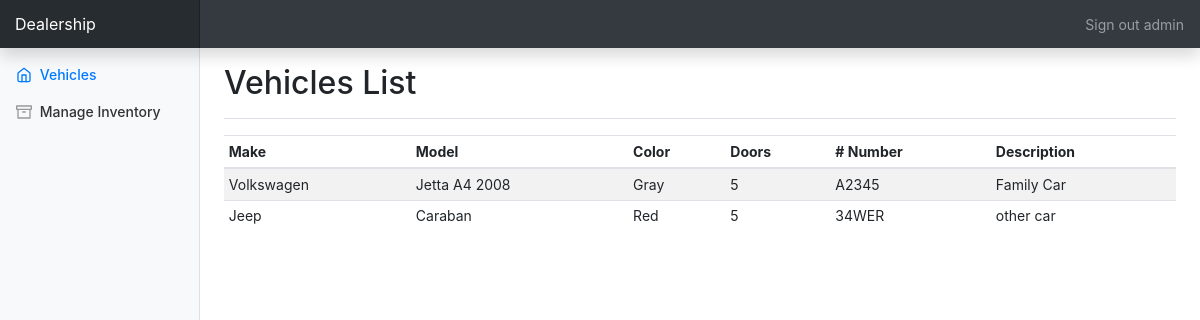
Screenshot of /vehicles/ (signed in) with the database file from the repository.
### VehicleInventory/models.py (models this page shows, shortened)
class Vehicle(models.Model):
    vehicle_make = models.CharField(
            verbose_name='Make',
            blank=False,
            null = True,
            max_length=300
    )
    vehicle_model = models.CharField(
            verbose_name='Model',
            blank=False,
            null = True,
            max_length=300
    )
    description = models.TextField(
            blank=False,
            null = True,
    )
    color = models.CharField(
            blank=False,
            null = True,
            max_length=300
    )
    doors = models.PositiveSmallIntegerField(
            blank=False,
            null = False,
            default=2
    )
    lot_number = models.CharField(
            verbose_name='Lot #',
            blank=False,
            null = True,
            max_length=300
    )
    creation_date = models.DateTimeField(
        auto_now_add=True
    )
    class Meta:
        verbose_name = "Vehicle"
        verbose_name_plural = "Vehicles"

### VehicleInventory/views.py (the view)
# urls.py: url(r'^vehicles/', include(vehicleinventory_urls)),
@login_required
def vehicles(request):
    context = {}
    context["vehicles"] = Vehicle.objects.all().order_by('-creation_date')
    return render(request, 'vehicles.html', context)

### VehicleInventory/templates/vehicles.html (shortened to what this page needs)
{% extends "base_bootstrap.html" %}
{% block title_section %}
<h1 class="h2">Vehicles List</h1>
{% endblock %}
{% block section %}
	{% if vehicles %}
          <div class="table-responsive">
            <table class="table table-striped table-sm">
              <thead>
                <tr>
                  <th>Make</th>
                  <th>Model</th>
                  <th>Color</th>
                  <th>Doors</th>
                  <th># Number</th>
        				  <th>Description</th>
                </tr>
              </thead>
              <tbody>
              	{% for vehicle in vehicles %}
                <tr>
                  <td>{{vehicle.vehicle_make}}</td>
                  <td>{{vehicle.vehicle_model}}</td>
                  <td>{{vehicle.color}}</td>
                  <td>{{vehicle.doors}}</td>
                  <td>{{vehicle.lot_number}}</td>
                  <td>{{vehicle.description}}</td>
                </tr>
                {% endfor %}
              </tbody>
            </table>
          </div>
	{% else %}
		None vehicle
	{% endif %}
{% endblock %}

### VehicleInventory/templates/base_bootstrap.html (shortened to what this page needs)
{% load static %}
<!doctype html>
<html lang="en">
  <head>
    <link rel="stylesheet" href="{% static 'bootstrap/4.1.3/css/bootstrap.min.css' %}" >
    <link href="{% static 'css/temporal.css' %}" rel="stylesheet">
  </head>
  <body>
    <nav class="navbar navbar-dark fixed-top bg-dark flex-md-nowrap p-0 shadow">
      <a class="navbar-brand col-sm-3 col-md-2 mr-0" href="{% url 'vehicles' %}">Dealership</a>
      <ul class="navbar-nav px-3">
        <li class="nav-item text-nowrap">
          {% if request.user.is_authenticated %}<a class="nav-link" href="{% url 'logout' %}">Sign out {{ request.user.username }}</a>{% endif %}
        </li>
      </ul>
    </nav>
 <div class="container-fluid">
      <div class="row">
        <nav class="col-md-2 d-none d-md-block bg-light sidebar">
          <div class="sidebar-sticky">
            {% block items_menu_left  %}
            <ul class="nav flex-column">
              <li class="nav-item">
                <a class="nav-link active" href="{% url 'vehicles' %}">
                  <span data-feather="home"></span>
                  Vehicles
                </a>
              </li>
              <li class="nav-item">
                <a class="nav-link" href="/admin/VehicleInventory/vehicle/">
                  <span data-feather="archive"></span>
                  Manage Inventory
                </a>
              </li>
            </ul>
            {% endblock %}
          </div>
        </nav>
        <main role="main" class="col-md-9 ml-sm-auto col-lg-10 px-4">
          <div class="d-flex justify-content-between flex-wrap flex-md-nowrap align-items-center pt-3 pb-2 mb-3 border-bottom">
            {% block title_section %}{% endblock %}
          </div>
          {% block section %}
          {% endblock %}
        </main>
      </div>
    </div>
  </body>
</html>

### VehicleInventory/static/css/temporal.css (style rules this page uses)
body { font-size: .875rem; }
.feather { width: 16px; height: 16px; vertical-align: text-bottom; }
.sidebar { position: fixed; top: 0; bottom: 0; left: 0; z-index: 100; padding: 48px 0 0; box-shadow: inset -1px 0 0 rgba(0, 0, 0, .1); }
.sidebar-sticky { position: relative; top: 0; height: calc(100vh - 48px); padding-top: .5rem; overflow-x: hidden; overflow-y: auto; }
.sidebar .nav-link { font-weight: 500; color: #333; }
.sidebar .nav-link .feather { margin-right: 4px; color: #999; }
.sidebar .nav-link.active { color: #007bff; }
.sidebar .nav-link:hover .feather, .sidebar .nav-link.active .feather { color: inherit; }
[role="main"] { padding-top: 48px; }
.navbar-brand { padding-top: .75rem; padding-bottom: .75rem; font-size: 1rem; background-color: rgba(0, 0, 0, .25); box-shadow: inset -1px 0 0 rgba(0, 0, 0, .25); }

### rows the page displays
Vehicle: vehicle_make "Volkswagen", vehicle_model "Jetta A4 2008", color "Gray", doors "5", lot_number "A2345", description "Family Car"
Vehicle: vehicle_make "Jeep", vehicle_model "Caraban", color "Red", doors "5", lot_number "34WER", description "other car"

### other values shown
{{ request.user.username }} "admin"
